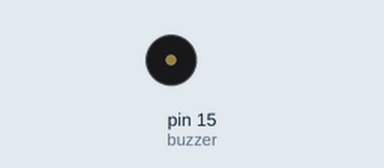
A program run on a simulated MicroPython board. On the bench: buzzer (waves = sounding). At 7.1 s the program stops and its outputs stay as they are.

Above: at 0.15 s.
At 6.6 s:
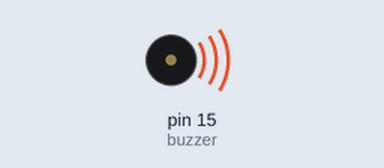
Timing chart, 0 to 8.3 s (numbered marks = the images above):
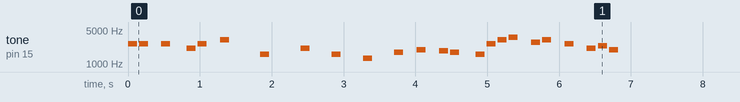

Measured:
- by itself, tone on pin 15 (buzzer): plays 2637 Hz for 0.13 s, 2637 Hz for 0.13 s, 2637 Hz for 0.13 s, 2093 Hz for 0.13 s, 2637 Hz for 0.13 s, 3136 Hz for 0.13 s … (24 notes in this stretch)

The program:

cancion_mario_bros.py
```python
from machine import Pin, PWM
import time

buzzer = PWM(Pin(15))  # Cambia el pin si usas otro

# Notas musicales en Hz
notes = {
    'B0': 31, 'C1': 33, 'CS1': 35, 'D1': 37, 'DS1': 39, 'E1': 41, 'F1': 44, 'FS1': 46, 'G1': 49, 'GS1': 52,
    'A1': 55, 'AS1': 58, 'B1': 62, 'C2': 65, 'CS2': 69, 'D2': 73, 'DS2': 78, 'E2': 82, 'F2': 87, 'FS2': 93,
    'G2': 98, 'GS2': 104, 'A2': 110, 'AS2': 117, 'B2': 123, 'C3': 131, 'CS3': 139, 'D3': 147, 'DS3': 156,
    'E3': 165, 'F3': 175, 'FS3': 185, 'G3': 196, 'GS3': 208, 'A3': 220, 'AS3': 233, 'B3': 247, 'C4': 262,
    'CS4': 277, 'D4': 294, 'DS4': 311, 'E4': 330, 'F4': 349, 'FS4': 370, 'G4': 392, 'GS4': 415, 'A4': 440,
    'AS4': 466, 'B4': 494, 'C5': 523, 'CS5': 554, 'D5': 587, 'DS5': 622, 'E5': 659, 'F5': 698, 'FS5': 740,
    'G5': 784, 'GS5': 831, 'A5': 880, 'AS5': 932, 'B5': 988, 'C6': 1047, 'CS6': 1109, 'D6': 1175, 'DS6': 1245,
    'E6': 1319, 'F6': 1397, 'FS6': 1480, 'G6': 1568, 'GS6': 1661, 'A6': 1760, 'AS6': 1865, 'B6': 1976,
    'C7': 2093, 'CS7': 2217, 'D7': 2349, 'DS7': 2489, 'E7': 2637, 'F7': 2794, 'FS7': 2960, 'G7': 3136,
    'GS7': 3322, 'A7': 3520, 'AS7': 3729, 'B7': 3951, 'C8': 4186
}


# Parte de la melodía (nota, duración en ms)
melody = [
    ('E7', 125), ('E7', 125), (0, 125), ('E7', 125), (0, 167), ('C7', 125), ('E7', 125),
    (0, 125), ('G7', 125), (0, 375), ('G6', 125), (0, 375),
    ('C7', 125), (0, 250), ('G6', 125), (0, 250), ('E6', 125), (0, 250),
    ('A6', 125), (0, 125), ('B6', 125), (0, 125), ('AS6', 125), ('A6', 125), (0, 167),
    ('G6', 125), ('E7', 125), ('G7', 125), ('A7', 125), (0, 125),
    ('F7', 125), ('G7', 125), (0, 125), ('E7', 125), (0, 125),
    ('C7', 125), ('D7', 125), ('B6', 125), (0, 250)
]

def play_note(note, duration):
    if note == 0:
        buzzer.duty_u16(0)
    else:
        buzzer.freq(notes[note])
        buzzer.duty_u16(30000)
    time.sleep_ms(duration)
    buzzer.duty_u16(0)
    time.sleep_ms(30)

# Ejecutar la melodía
for note, duration in melody:
    play_note(note, duration)
```
